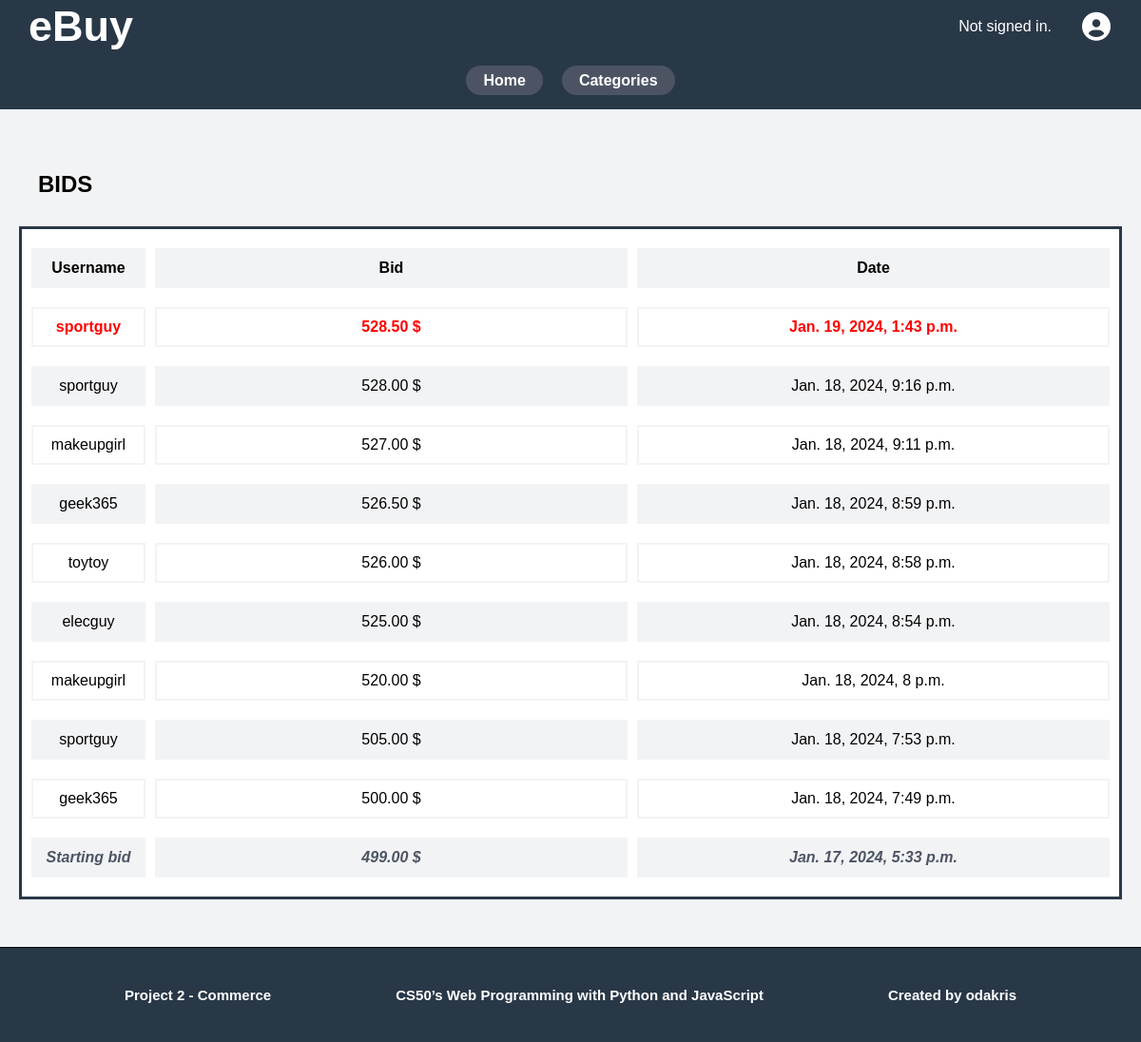
Page /auction/35/bids on the earlier database version.
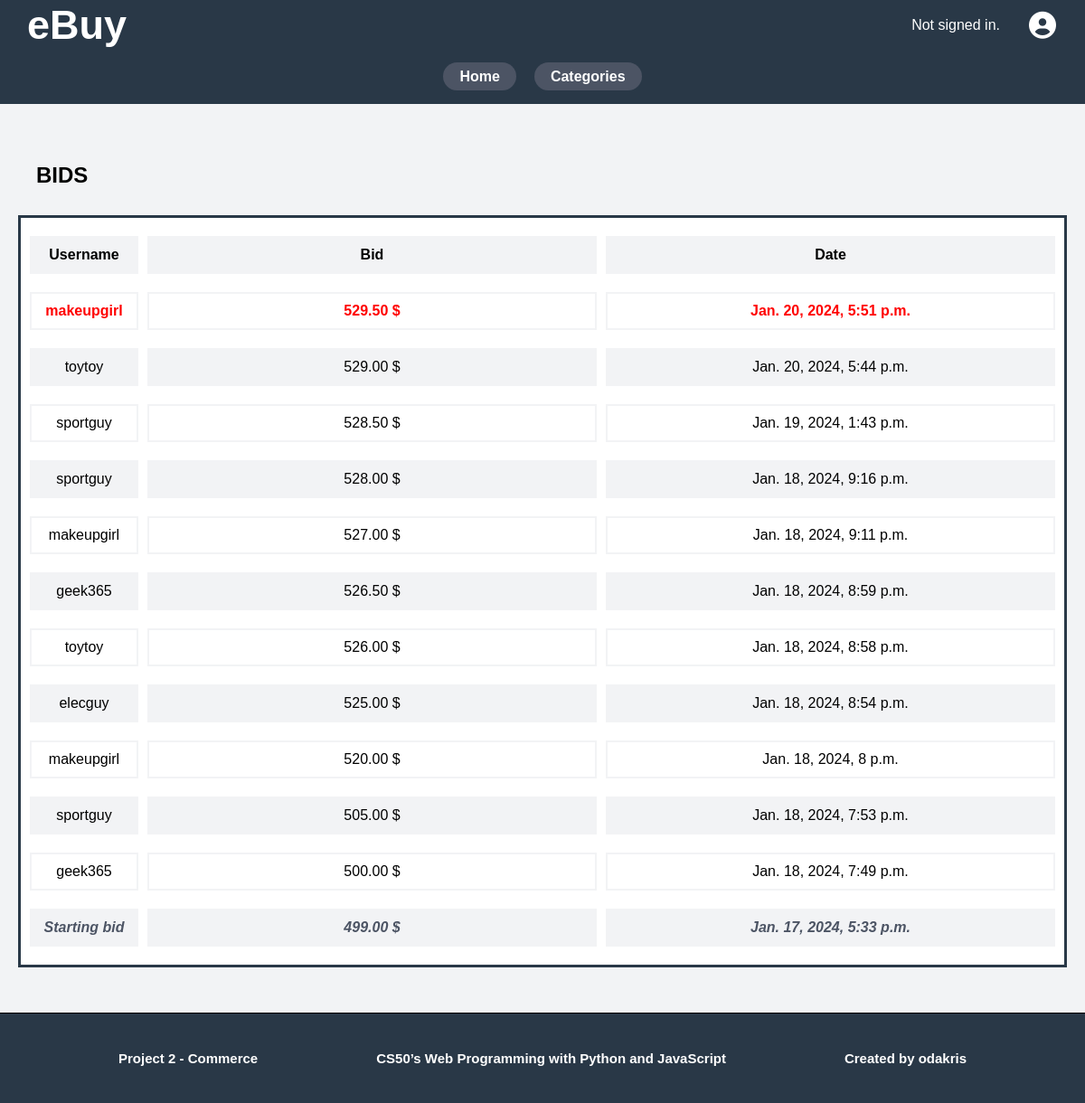
Same page on the later database version.
### auctions/models.py (models this page shows, shortened)
class Bid(models.Model):
    bidder = models.ForeignKey(User, on_delete=models.CASCADE, related_name="bidder")
    auction = models.ForeignKey(Auction, on_delete=models.CASCADE, related_name="auction_bid")
    bid_date = models.DateTimeField(auto_now_add=True, null=True)
    bid = models.DecimalField(max_digits=10, decimal_places=2)
    class Meta:
        ordering = ["bid_date"]

class User(AbstractUser):
    pass

### auctions/views.py (the view)
# urls.py: path("auction/<int:auction_id>/bids", views.auction_bids, name="auction_bids")
def auction_bids(request, auction_id):
    current_auction = Auction.objects.get(pk=auction_id)
    all_auction_bid = Bid.objects.filter(auction=current_auction).order_by('-bid')
    return render(request, 'auctions/auction_bids.html', {
        "auction": current_auction,
        "bids": all_auction_bid,
    })

### auctions/templates/auctions/auction_bids.html
{% extends "auctions/layout.html" %}
{% block body %}
<div class="auction-bid-container">
    <h2>BIDS</h2>
    <div class="auction-bids auction-details flex">
        <div class="auction-detail">
            <p class="auction-label-bid">Username</p>
            <p class="auction-content-bid">Bid</p>
            <p class="auction-date-bid">Date</p>
        </div>
        {% for bid in bids %}
        <div class="auction-detail">
            <p class="auction-label-bid">{{ bid.bidder }}</p>
            <p class="auction-content-bid">{{ bid.bid }} $</p>
            <p class="auction-date-bid">{{ bid.bid_date }}</p>
        </div>
        {% endfor %}
        <div class="auction-detail">
            <p class="auction-label-bid">Starting bid</p>
            <p class="auction-content-bid">{{ auction.start_bid }} $</p>
            <p class="auction-date-bid">{{ auction.creation_date }}</p>
        </div>
    </div>
</div>
{% endblock %}

Differences in the rows shown:
added Bid: bidder "makeupgirl", bid "529.50", bid_date "Jan. 20, 2024, 5:51 p.m."
added Bid: bidder "toytoy", bid "529.00", bid_date "Jan. 20, 2024, 5:44 p.m."
